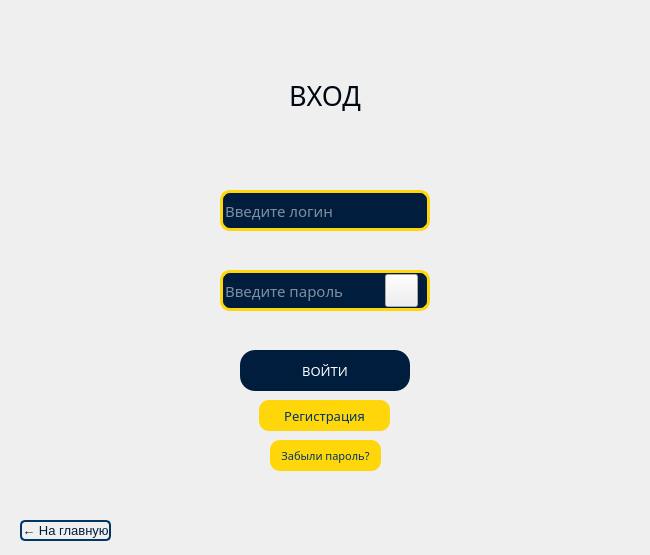
<?xml version="1.0" encoding="UTF-8"?>
<ui version="4.0">
 <class>Form</class>
 <widget class="QWidget" name="Form">
  <property name="geometry">
   <rect>
    <x>0</x>
    <y>0</y>
    <width>650</width>
    <height>555</height>
   </rect>
  </property>
  <property name="font">
   <font>
    <pointsize>3</pointsize>
   </font>
  </property>
  <property name="windowTitle">
   <string>Form</string>
  </property>
  <property name="autoFillBackground">
   <bool>false</bool>
  </property>
  <property name="styleSheet">
   <string notr="true"/>
  </property>
  <widget class="QLineEdit" name="password_line">
   <property name="geometry">
    <rect>
     <x>220</x>
     <y>270</y>
     <width>210</width>
     <height>41</height>
    </rect>
   </property>
   <property name="font">
    <font>
     <family>Object Sans Heavy</family>
     <pointsize>11</pointsize>
    </font>
   </property>
   <property name="styleSheet">
    <string notr="true">color:#FFFFFF;background:#001D3D;border-radius:10px;font-family:&quot;Object Sans Heavy&quot;;border:3px solid #FFD60A;</string>
   </property>
   <property name="text">
    <string/>
   </property>
   <property name="echoMode">
    <enum>QLineEdit::Password</enum>
   </property>
   <property name="placeholderText">
    <string>Введите пароль</string>
   </property>
  </widget>
  <widget class="QLineEdit" name="login_line">
   <property name="geometry">
    <rect>
     <x>220</x>
     <y>190</y>
     <width>210</width>
     <height>41</height>
    </rect>
   </property>
   <property name="font">
    <font>
     <family>Object Sans Heavy</family>
     <pointsize>11</pointsize>
    </font>
   </property>
   <property name="styleSheet">
    <string notr="true">color:#FFFFFF;background:#001D3D;border-radius:10px;font-family:&quot;Object Sans Heavy&quot;;border:3px solid #FFD60A;</string>
   </property>
   <property name="placeholderText">
    <string>Введите логин</string>
   </property>
  </widget>
  <widget class="QLabel" name="enter_label">
   <property name="geometry">
    <rect>
     <x>0</x>
     <y>80</y>
     <width>650</width>
     <height>31</height>
    </rect>
   </property>
   <property name="minimumSize">
    <size>
     <width>650</width>
     <height>0</height>
    </size>
   </property>
   <property name="font">
    <font>
     <family>Donpoligrafbum</family>
     <pointsize>20</pointsize>
    </font>
   </property>
   <property name="styleSheet">
    <string notr="true">background: transparent; font-family:&quot;Donpoligrafbum&quot;;color:#000814</string>
   </property>
   <property name="text">
    <string>ВХОД</string>
   </property>
   <property name="alignment">
    <set>Qt::AlignCenter</set>
   </property>
  </widget>
  <widget class="QPushButton" name="enter_btn">
   <property name="geometry">
    <rect>
     <x>240</x>
     <y>350</y>
     <width>170</width>
     <height>41</height>
    </rect>
   </property>
   <property name="font">
    <font>
     <family>Object Sans Heavy</family>
     <pointsize>10</pointsize>
    </font>
   </property>
   <property name="styleSheet">
    <string notr="true">color:#FFFFFF;background:#001D3D;border-radius:15px;font-family:&quot;Object Sans Heavy&quot;</string>
   </property>
   <property name="text">
    <string>ВОЙТИ</string>
   </property>
  </widget>
  <widget class="QLabel" name="error_password">
   <property name="geometry">
    <rect>
     <x>225</x>
     <y>315</y>
     <width>201</width>
     <height>25</height>
    </rect>
   </property>
   <property name="font">
    <font>
     <family>Object Sans Heavy</family>
     <pointsize>7</pointsize>
    </font>
   </property>
   <property name="styleSheet">
    <string notr="true">color: #003566;font-family:&quot;Object Sans Heavy&quot;;background:transparent
</string>
   </property>
   <property name="text">
    <string/>
   </property>
   <property name="wordWrap">
    <bool>true</bool>
   </property>
   <property name="margin">
    <number>0</number>
   </property>
   <property name="indent">
    <number>-1</number>
   </property>
  </widget>
  <widget class="QPushButton" name="registration_btn">
   <property name="geometry">
    <rect>
     <x>259</x>
     <y>400</y>
     <width>131</width>
     <height>31</height>
    </rect>
   </property>
   <property name="font">
    <font>
     <family>Object Sans Heavy</family>
     <pointsize>10</pointsize>
     <underline>false</underline>
     <strikeout>false</strikeout>
    </font>
   </property>
   <property name="styleSheet">
    <string notr="true">background: #FFD60A; color:#003566; font-family:&quot;Object Sans Heavy&quot;;border-radius:10;text-decoration:none</string>
   </property>
   <property name="text">
    <string>Регистрация</string>
   </property>
  </widget>
  <widget class="QLabel" name="error_login">
   <property name="geometry">
    <rect>
     <x>225</x>
     <y>235</y>
     <width>201</width>
     <height>31</height>
    </rect>
   </property>
   <property name="font">
    <font>
     <family>Object Sans Heavy</family>
     <pointsize>7</pointsize>
    </font>
   </property>
   <property name="styleSheet">
    <string notr="true">color: #003566;font-family:&quot;Object Sans Heavy&quot;;background:transparent;</string>
   </property>
   <property name="text">
    <string/>
   </property>
   <property name="wordWrap">
    <bool>true</bool>
   </property>
  </widget>
  <widget class="QPushButton" name="show_password_btn">
   <property name="geometry">
    <rect>
     <x>385</x>
     <y>274</y>
     <width>33</width>
     <height>33</height>
    </rect>
   </property>
   <property name="styleSheet">
    <string notr="true"/>
   </property>
   <property name="text">
    <string/>
   </property>
  </widget>
  <widget class="QPushButton" name="home_btn">
   <property name="geometry">
    <rect>
     <x>20</x>
     <y>520</y>
     <width>91</width>
     <height>21</height>
    </rect>
   </property>
   <property name="font">
    <font>
     <pointsize>10</pointsize>
     <underline>false</underline>
     <strikeout>false</strikeout>
    </font>
   </property>
   <property name="styleSheet">
    <string notr="true"> background: transparent;color:#001D3D;border:2px solid #003566;border-radius:5;text-decoration:none

</string>
   </property>
   <property name="text">
    <string>← На главную</string>
   </property>
  </widget>
  <widget class="QPushButton" name="change_password_btn">
   <property name="geometry">
    <rect>
     <x>270</x>
     <y>440</y>
     <width>111</width>
     <height>31</height>
    </rect>
   </property>
   <property name="font">
    <font>
     <family>Object Sans Heavy</family>
     <pointsize>8</pointsize>
     <underline>false</underline>
     <strikeout>false</strikeout>
    </font>
   </property>
   <property name="styleSheet">
    <string notr="true">background: #FFD60A; color:#003566; font-family:&quot;Object Sans Heavy&quot;;border-radius:10;text-decoration:none</string>
   </property>
   <property name="text">
    <string>Забыли пароль?</string>
   </property>
  </widget>
 </widget>
 <resources/>
 <connections/>
</ui>
